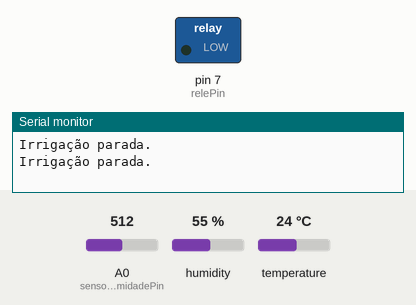
The sketch below on a simulated Arduino Uno, built with avr-gcc and run on an emulated ATmega328P. Shown: switched loads named in the sketch (green lamp = pin HIGH), the last lines printed to the serial monitor. The test bench sets the inputs (shaded band); at power-on: A0 (sensorUmidadePin) = 512, humidity 55 %, temperature 24 °C.

Above: at 10.8 s.
10.9 s: A0 (sensorUmidadePin) set to 310
21.2 s: A0 (sensorUmidadePin) set to 282
At 30.9 s:
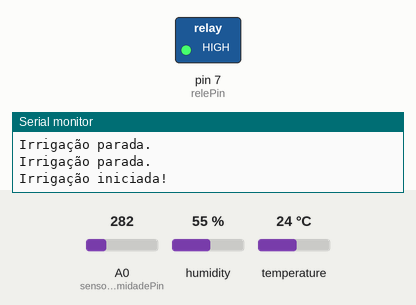
31.5 s: A0 (sensorUmidadePin) set to 306
At 41.1 s:
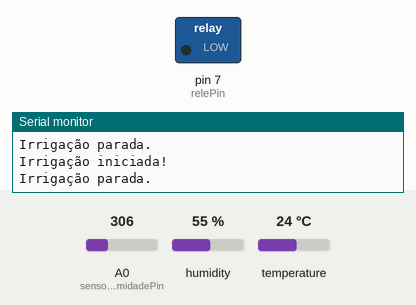
41.5 s: A0 (sensorUmidadePin) set to 290
At 51.3 s:
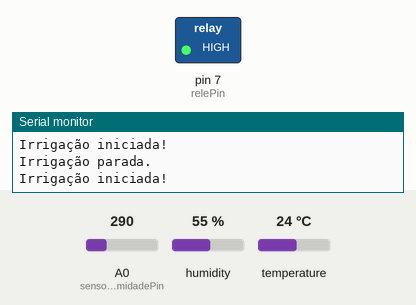
Timing chart, 0 to 52.5 s (numbered marks = the images above; inputs shaded):
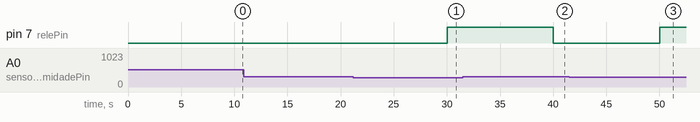

Measured:
- the behaviour switches between 300 and 299 on A0 (sensorUmidadePin) (found by bisection; images 0 and 1)
- after the input at 21.2 s, pin 7 (relePin): LOW → HIGH after 8.8 s
- after the input at 31.5 s, pin 7 (relePin): HIGH → LOW after 8.5 s
- after the input at 41.5 s, pin 7 (relePin): LOW → HIGH after 8.5 s

The sketch:

GreenSaver_O_Guardi_o_do_Seu_Jardim.ino
```cpp
#include <DHT.h>

// Definições dos pinos
const int sensorUmidadePin = A0;  // Pino conectado ao sensor de umidade do solo
const int relePin = 7;            // Pino conectado à válvula solenoide/rele

// Definições para o sensor DHT
#define DHTPIN 2     // Pino conectado ao sensor DHT
#define DHTTYPE DHT22   // DHT 22 (AM2302)
DHT dht(DHTPIN, DHTTYPE);

void setup() {
  Serial.begin(9600);
  pinMode(relePin, OUTPUT);
  pinMode(sensorUmidadePin, INPUT);
  dht.begin();
}

void loop() {
  // Ler a umidade do solo
  int umidadeSolo = analogRead(sensorUmidadePin);

  // Ler a temperatura e umidade do ar
  float h = dht.readHumidity();
  float t = dht.readTemperature();

  // Calcular o ponto de orvalho
  float pontoOrvalho = calcularPontoOrvalho(h, t);

  // Condições para iniciar a irrigação
  if (umidadeSolo < 300 && pontoOrvalho < 18) {
    digitalWrite(relePin, HIGH); // Liga a válvula/bomba
    Serial.println("Irrigação iniciada!");
  } else {
    digitalWrite(relePin, LOW);  // Desliga a válvula/bomba
    Serial.println("Irrigação parada.");
  }

  // Aguardar um pouco antes de ler novamente
  delay(10000);
}

// Função para calcular o ponto de orvalho
float calcularPontoOrvalho(float h, float t) {
  float a = 17.27;
  float b = 237.7;
  float alpha = ((a * t) / (b + t)) + log(h / 100);
  return (b * alpha) / (a - alpha);
}
```
